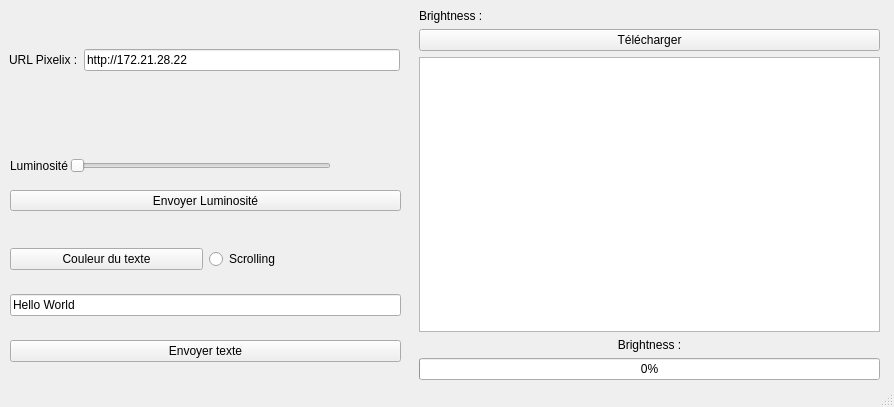
<?xml version="1.0" encoding="UTF-8"?>
<ui version="4.0">
 <class>fenetre</class>
 <widget class="QMainWindow" name="fenetre">
  <property name="geometry">
   <rect>
    <x>0</x>
    <y>0</y>
    <width>894</width>
    <height>407</height>
   </rect>
  </property>
  <property name="windowTitle">
   <string>Paramètrage pour afficheur Pixelix</string>
  </property>
  <widget class="QWidget" name="centralwidget">
   <widget class="QWidget" name="verticalLayoutWidget">
    <property name="geometry">
     <rect>
      <x>9</x>
      <y>10</y>
      <width>391</width>
      <height>101</height>
     </rect>
    </property>
    <layout class="QVBoxLayout" name="verticalLayout" stretch="0">
     <item>
      <layout class="QHBoxLayout" name="horizontalLayout">
       <item>
        <widget class="QLabel" name="urlLabel">
         <property name="text">
          <string>URL Pixelix :</string>
         </property>
        </widget>
       </item>
       <item>
        <widget class="QLineEdit" name="urlEdit">
         <property name="text">
          <string>http://172.21.28.22</string>
         </property>
        </widget>
       </item>
      </layout>
     </item>
    </layout>
   </widget>
   <widget class="QWidget" name="verticalLayoutWidget_2">
    <property name="geometry">
     <rect>
      <x>10</x>
      <y>230</y>
      <width>391</width>
      <height>151</height>
     </rect>
    </property>
    <layout class="QVBoxLayout" name="verticalLayout_2">
     <item>
      <layout class="QHBoxLayout" name="horizontalLayout_2">
       <item>
        <widget class="QPushButton" name="couleurButton">
         <property name="text">
          <string>Couleur du texte</string>
         </property>
        </widget>
       </item>
       <item>
        <widget class="QRadioButton" name="ScrollButton">
         <property name="text">
          <string>Scrolling</string>
         </property>
        </widget>
       </item>
      </layout>
     </item>
     <item>
      <widget class="QLineEdit" name="send_txt">
       <property name="text">
        <string>Hello World</string>
       </property>
      </widget>
     </item>
     <item>
      <widget class="QPushButton" name="envoyerButton">
       <property name="text">
        <string>Envoyer texte</string>
       </property>
      </widget>
     </item>
    </layout>
   </widget>
   <widget class="QWidget" name="verticalLayoutWidget_3">
    <property name="geometry">
     <rect>
      <x>419</x>
      <y>9</y>
      <width>461</width>
      <height>371</height>
     </rect>
    </property>
    <layout class="QVBoxLayout" name="verticalLayout_3">
     <item>
      <widget class="QLabel" name="configLabel">
       <property name="text">
        <string>Brightness :</string>
       </property>
      </widget>
     </item>
     <item>
      <widget class="QPushButton" name="telechargementButton">
       <property name="text">
        <string>Télécharger</string>
       </property>
      </widget>
     </item>
     <item>
      <widget class="QTextBrowser" name="textBrowser"/>
     </item>
     <item>
      <widget class="QLabel" name="brightnessLabel">
       <property name="text">
        <string>Brightness :</string>
       </property>
       <property name="alignment">
        <set>Qt::AlignCenter</set>
       </property>
      </widget>
     </item>
     <item>
      <widget class="QProgressBar" name="brightnessprogressBar">
       <property name="value">
        <number>0</number>
       </property>
      </widget>
     </item>
    </layout>
   </widget>
   <widget class="QLabel" name="label">
    <property name="geometry">
     <rect>
      <x>10</x>
      <y>156</y>
      <width>71</width>
      <height>20</height>
     </rect>
    </property>
    <property name="text">
     <string>Luminosité :</string>
    </property>
   </widget>
   <widget class="QSlider" name="send_brightness">
    <property name="geometry">
     <rect>
      <x>70</x>
      <y>140</y>
      <width>261</width>
      <height>51</height>
     </rect>
    </property>
    <property name="maximum">
     <number>100</number>
    </property>
    <property name="pageStep">
     <number>10</number>
    </property>
    <property name="sliderPosition">
     <number>0</number>
    </property>
    <property name="orientation">
     <enum>Qt::Horizontal</enum>
    </property>
   </widget>
   <widget class="QPushButton" name="envoyerLum">
    <property name="geometry">
     <rect>
      <x>10</x>
      <y>190</y>
      <width>391</width>
      <height>21</height>
     </rect>
    </property>
    <property name="text">
     <string>Envoyer Luminosité</string>
    </property>
   </widget>
   <widget class="QLabel" name="label_2">
    <property name="geometry">
     <rect>
      <x>350</x>
      <y>160</y>
      <width>47</width>
      <height>13</height>
     </rect>
    </property>
    <property name="text">
     <string/>
    </property>
   </widget>
  </widget>
  <widget class="QStatusBar" name="statusbar"/>
 </widget>
 <resources/>
 <connections>
  <connection>
   <sender>telechargementButton</sender>
   <signal>clicked()</signal>
   <receiver>fenetre</receiver>
   <slot>telecharger_brightness()</slot>
   <hints>
    <hint type="sourcelabel">
     <x>421</x>
     <y>49</y>
    </hint>
    <hint type="destinationlabel">
     <x>279</x>
     <y>109</y>
    </hint>
   </hints>
  </connection>
  <connection>
   <sender>envoyerButton</sender>
   <signal>clicked()</signal>
   <receiver>fenetre</receiver>
   <slot>envoyer_txt()</slot>
   <hints>
    <hint type="sourcelabel">
     <x>283</x>
     <y>363</y>
    </hint>
    <hint type="destinationlabel">
     <x>363</x>
     <y>297</y>
    </hint>
   </hints>
  </connection>
  <connection>
   <sender>couleurButton</sender>
   <signal>clicked()</signal>
   <receiver>fenetre</receiver>
   <slot>choixcouleur()</slot>
   <hints>
    <hint type="sourcelabel">
     <x>122</x>
     <y>279</y>
    </hint>
    <hint type="destinationlabel">
     <x>131</x>
     <y>297</y>
    </hint>
   </hints>
  </connection>
  <connection>
   <sender>urlEdit</sender>
   <signal>textChanged(QString)</signal>
   <receiver>fenetre</receiver>
   <slot>changer_url()</slot>
   <hints>
    <hint type="sourcelabel">
     <x>164</x>
     <y>61</y>
    </hint>
    <hint type="destinationlabel">
     <x>126</x>
     <y>97</y>
    </hint>
   </hints>
  </connection>
  <connection>
   <sender>envoyerLum</sender>
   <signal>clicked()</signal>
   <receiver>fenetre</receiver>
   <slot>envoyer_lum()</slot>
   <hints>
    <hint type="sourcelabel">
     <x>334</x>
     <y>192</y>
    </hint>
    <hint type="destinationlabel">
     <x>389</x>
     <y>237</y>
    </hint>
   </hints>
  </connection>
 </connections>
 <slots>
  <slot>telecharger_brightness()</slot>
  <slot>envoyer_txt()</slot>
  <slot>choixcouleur()</slot>
  <slot>changer_url()</slot>
  <slot>luminosite()</slot>
  <slot>envoyer_lum()</slot>
 </slots>
</ui>
